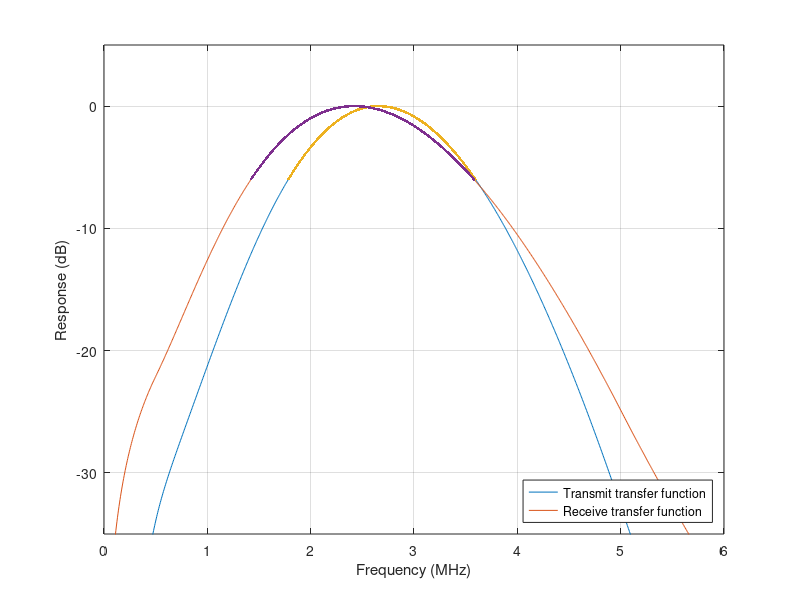
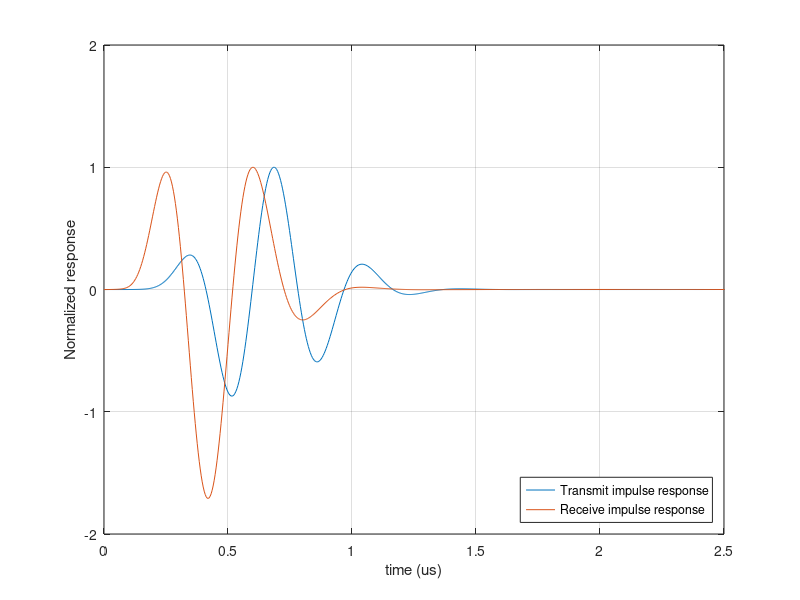

The MATLAB script that drew these images, in order:
% Get the transducer transfer functions of the P4-1 transducer
Tfit = load('TransmitTransferFunctionFit.mat');
Hfit = load('ReceiveTransferFunctionFit.mat','Hfit');

T = Tfit.Tfit;                      % Trasmit transfer function
TdB = 20*log10(abs(T)/max(abs(T))); % Transmit transfer function in dB
H = Hfit.Hfit;                      % Trasmit transfer function
HdB = 20*log10(abs(H)/max(abs(H))); % Transmit transfer function in dB
Fs = Tfit.Fs;                       % Sampling rate (Hz)

N = length(T);
f = (0:(N-1))/N*Fs;         % Frequency vector

figure
plot(f/1e6,TdB)
hold on
plot(f/1e6,HdB)
xlim([0 6])
ylim([-35 5])
ylabel('Response (dB)')
xlabel('Frequency (MHz)')

plot(f(TdB>-6)/1e6,TdB(TdB>-6),'.')
plot(f(HdB>-6)/1e6,HdB(HdB>-6),'.')

t = (0:(N-1))/Fs;
T_IR = real(ifft(T));
H_IR = real(ifft(H));

grid on
legend('Transmit transfer function', 'Receive transfer function',...
    'Location','southeast')
set(gcf, 'Units', 'inches')
set(gcf, 'Position', [1 1 3.5 2.5])

figure
plot(t*1e6,T_IR/max(T_IR));
hold on
plot(t*1e6,H_IR/max(H_IR));
xlabel('time (us)')
ylabel('Normalized response')
ylim([-2 2])
xlim([0 2.5])

grid on
legend('Transmit impulse response', 'Receive impulse response',...
    'Location','southeast')
set(gcf, 'Units', 'inches')
set(gcf, 'Position', [1 1 3.5 2.5])
